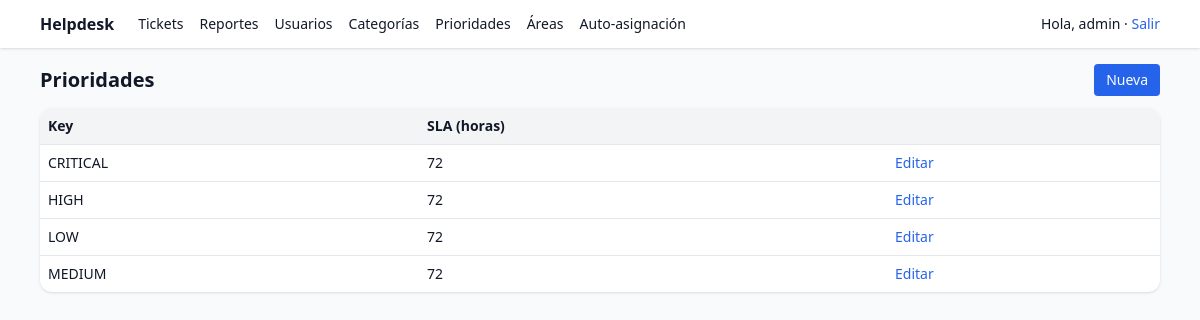
The app's page /catalog/priorities/ (signed in) with its own data.
### catalog/models.py (models this page shows, shortened)
class Priority(models.Model):
    LOW="LOW"; MEDIUM="MEDIUM"; HIGH="HIGH"; CRITICAL="CRITICAL"
    KEY_CHOICES = [(LOW,"Baja"),(MEDIUM,"Media"),(HIGH,"Alta"),(CRITICAL,"Crítica")]
    key = models.CharField(max_length=10, choices=KEY_CHOICES, unique=True)
    sla_hours = models.PositiveIntegerField(default=72)

### catalog/views.py (the view)
# urls.py: path("catalog/priorities/", catalog_views.priorities_list, name="priorities_list"),
@login_required
def priorities_list(request):
    if not is_admin(request.user):
        return HttpResponseForbidden("Solo ADMIN")
    qs = Priority.objects.all().order_by("key")
    return render(request, "catalog/priorities_list.html", {"rows": qs})

### catalog/views.py (called while the page is built)
def is_admin(u):
    return u.is_authenticated and (u.is_superuser or u.groups.filter(name="ADMIN").exists())

### tickets/templatetags/roles.py (called while the page is built)
@register.filter
def has_group(user, group_name: str) -> bool:
    try:
        if not getattr(user, "is_authenticated", False):
            return False
        if group_name == "ADMIN":
            return user.is_superuser or user.groups.filter(name="ADMIN").exists()
        return user.groups.filter(name=group_name).exists()
    except Exception:
        return False

### templates/catalog/priorities_list.html (shortened to what this page needs)
{% extends "base.html" %}
{% block content %}
<div class="flex items-center justify-between mb-3">
  <h1 class="text-xl font-semibold">Prioridades</h1>
  <a href="{% url 'priority_create' %}" class="text-sm bg-blue-600 text-white px-3 py-1.5 rounded">Nueva</a>
</div>
<table class="w-full bg-white rounded-xl shadow overflow-hidden text-sm">
  <thead class="bg-gray-100">
    <tr>
      <th class="text-left p-2">Key</th>
      <th class="text-left p-2">SLA (horas)</th>
      <th class="text-left p-2"></th>
    </tr>
  </thead>
  <tbody>
    {% for r in rows %}
    <tr class="border-t">
      <td class="p-2">{{ r.key }}</td>
      <td class="p-2">{{ r.sla_hours }}</td>
      <td class="p-2">
        <a class="text-blue-600 hover:underline" href="{% url 'priority_edit' r.id %}">Editar</a>
      </td>
    </tr>
    {% empty %}
    <tr><td class="p-2" colspan="3">Sin prioridades.</td></tr>
    {% endfor %}
  </tbody>
</table>
{% endblock %}

### templates/base.html (shortened to what this page needs)
{% load static %}
{% load roles %}
<!doctype html>
<html lang="es">
<head>
  <script src="https://cdn.tailwindcss.com"></script>
</head>
<body class="bg-gray-50 text-gray-900">
  <header class="bg-white shadow">
    <div class="max-w-6xl mx-auto px-4 py-3 flex justify-between items-center">
      <div class="flex items-center gap-6">
        <a href="{% url 'tickets_home' %}" class="font-semibold">Helpdesk</a>
        {% if request.user.is_authenticated %}
          <nav class="hidden md:flex items-center gap-4">
            <a href="{% url 'tickets_home' %}" class="text-sm hover:underline">Tickets</a>
            <a href="{% url 'reports_dashboard' %}" class="text-sm hover:underline">Reportes</a>
            {% if request.user|has_group:"ADMIN" or request.user.is_superuser %}
              <a href="{% url 'accounts:users_list' %}" class="text-sm hover:underline">Usuarios</a>
              <a href="{% url 'categories_list' %}" class="text-sm hover:underline">Categorías</a>
              <a href="{% url 'priorities_list' %}" class="text-sm hover:underline">Prioridades</a>
              <a href="{% url 'areas_list' %}" class="text-sm hover:underline">Áreas</a>
              <a href="{% url 'auto_rules_list' %}" class="text-sm hover:underline">Auto-asignación</a>
            {% endif %}
          </nav>
        {% endif %}
      </div>
      <div class="text-sm">
        {% if request.user.is_authenticated %}
          Hola, <span class="font-medium">{{ request.user.username }}</span>
          · <form action="{% url 'logout' %}" method="post" class="inline">
              <button type="submit" class="text-blue-600 hover:underline">Salir</button>
            </form>
        {% else %}
          <a href="{% url 'login' %}" class="text-blue-600 hover:underline">Ingresar</a>
        {% endif %}
      </div>
    </div>
  </header>
  <main class="max-w-6xl mx-auto p-4">
    {% block content %}{% endblock %}
  </main>
</body>
</html>

### records on screen
Priority: key "CRITICAL", sla_hours "72"
Priority: key "HIGH", sla_hours "72"
Priority: key "LOW", sla_hours "72"
Priority: key "MEDIUM", sla_hours "72"

### other values on screen
{{ request.user.username }} "admin"
